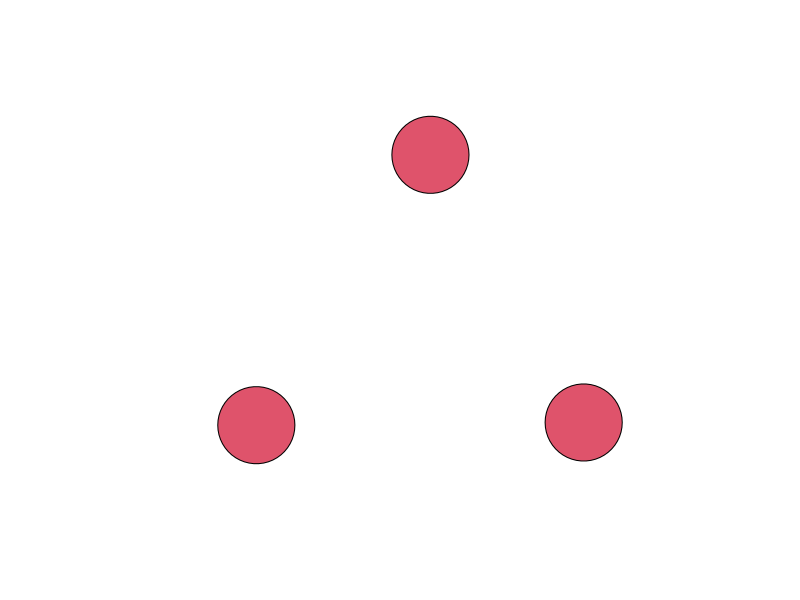
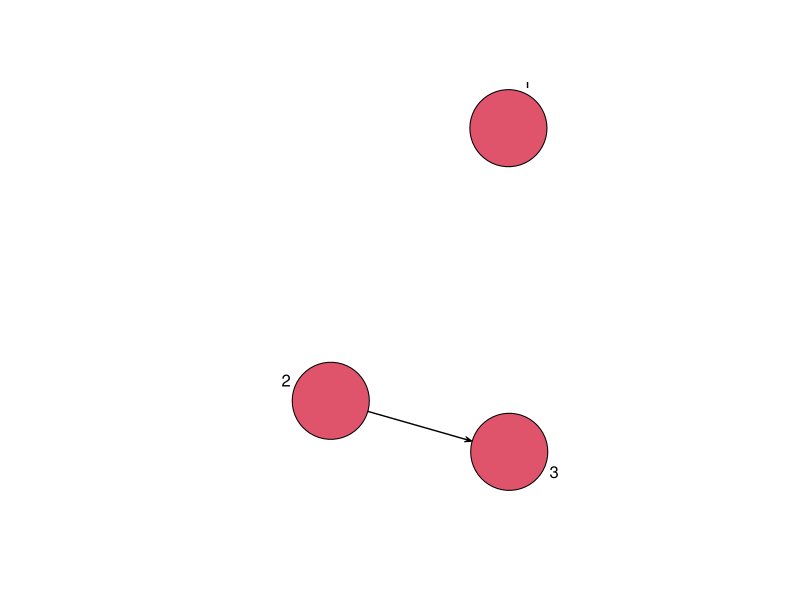
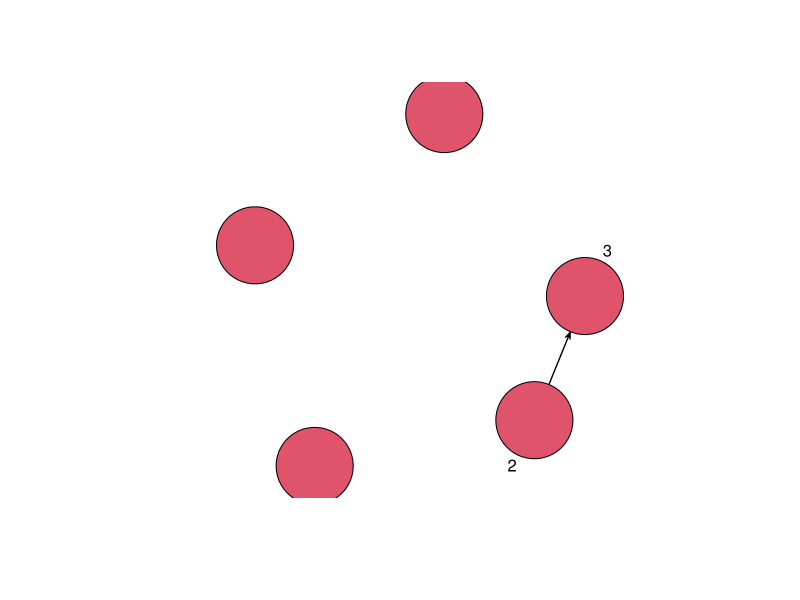
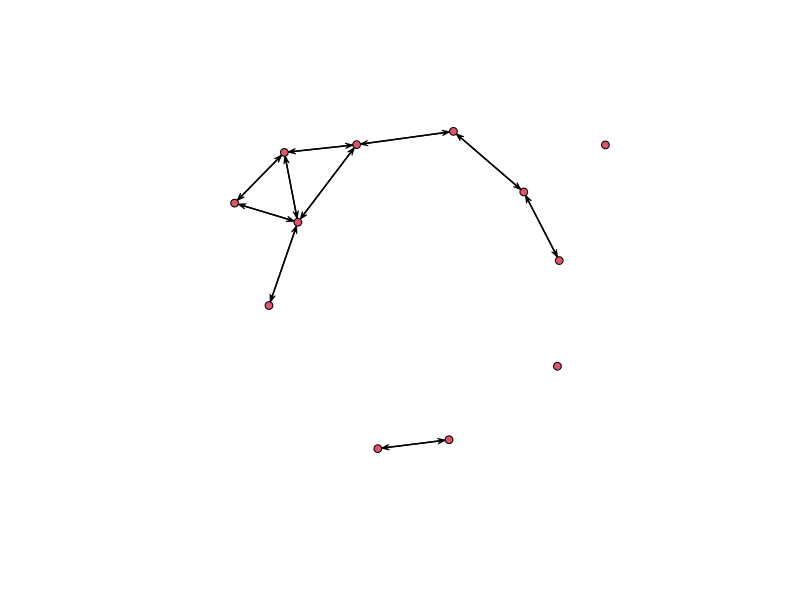
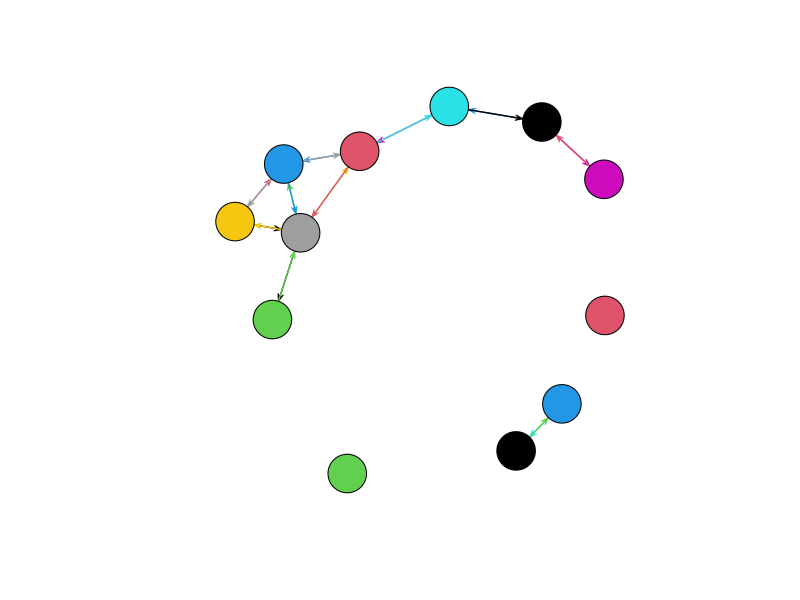
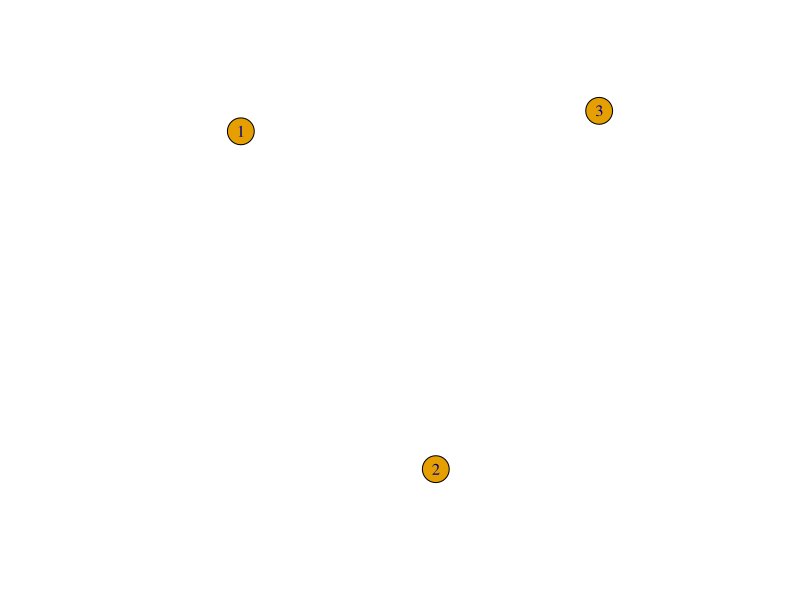
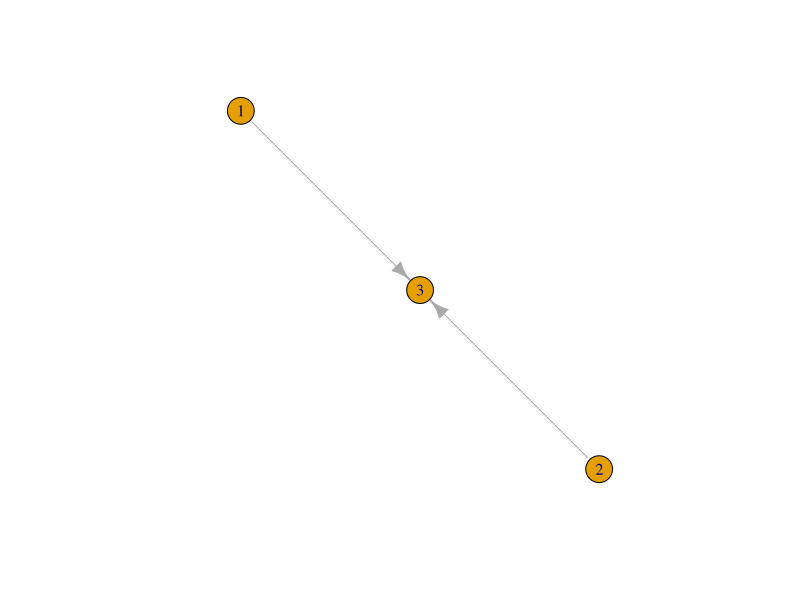
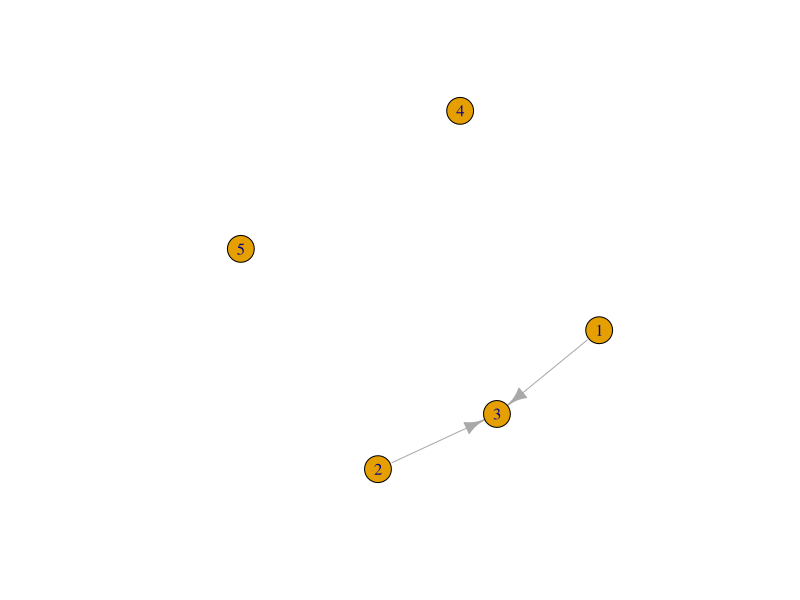

Write R code to recreate these figures, in order.
## ---- chunk 1
library(network)
# 生成一个3节点网络
net <- network.initialize(3)
# 画出来
plot(net,vertex.cex=10)
# 添加一条边
add.edge(net,2,3) 
# 画出来
plot(net,vertex.cex=10, displaylabels=T)
# 添加两个点
add.vertices(net,2)
# 画出来
plot(net,vertex.cex=10, displaylabels=T)
# 模拟一个5*12的数据框
df <- matrix(rnorm(60),5)
# 用邻接矩阵直接生成网络
dfcor <- cor(df)
# 去掉低相关性边
dfcor[dfcor<0.5] <- 0
netcor <- as.network(dfcor,matrix.type = 'adjacency')
plot(netcor)
# 增加节点/边属性
set.vertex.attribute(netcor, "class", length(netcor$val):1)
set.edge.attribute(netcor,"color",length(netcor$mel):1)
# 可视化属性
plot(netcor,vertex.cex=5,vertex.col=get.vertex.attribute(netcor,"class"),edge.col=get.edge.attribute(netcor,'color'))
## ---- chunk 2
library(igraph)
# 生成一个3节点网络
net <- graph.empty(n=3, directed=TRUE)
# 画出来
plot(net)
# 添加两条边
new_edges <- c(1,3, 2,3)
net <- add.edges(net, new_edges)
# 画出来
plot(net)
# 添加两个点
net <- add.vertices(net, 2)
# 画出来
plot(net)
# 模拟一个5*12的数据框
df <- matrix(rnorm(60),5)
# 用邻接矩阵直接生成网络
dfcor <- cor(df)
# 去掉低相关性边
dfcor[dfcor<0.5] <- 0
net <- graph.adjacency(dfcor,weighted=TRUE,diag=FALSE)
plot(net)
# 增加节点/边属性
V(net)$name <- letters[1:vcount(net)]
E(net)$color <- "red"
E(net)[ weight < 0.7 ]$width <- 2
E(net)[ weight < 0.7 ]$color <- "green"
# 可视化属性
plot(net)
